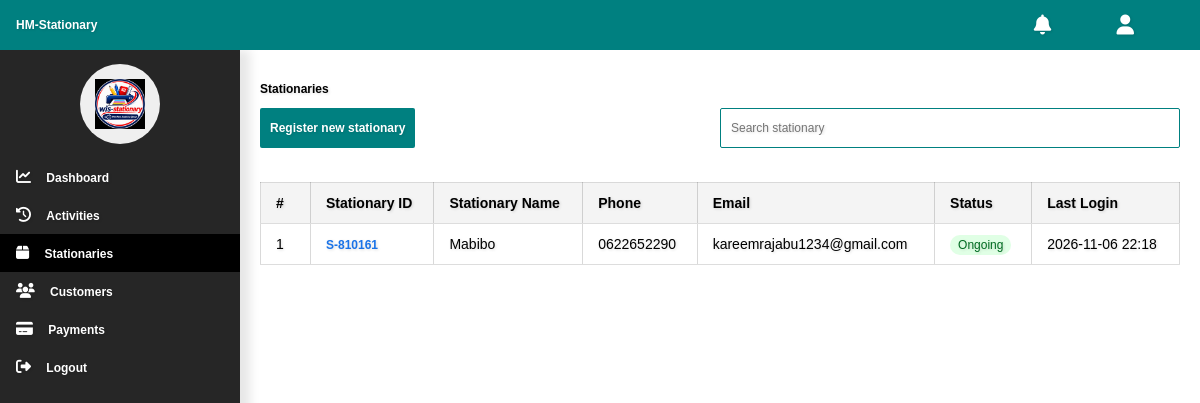
Before: /stationary/admin/stationaries/ (signed in) with the older database file.
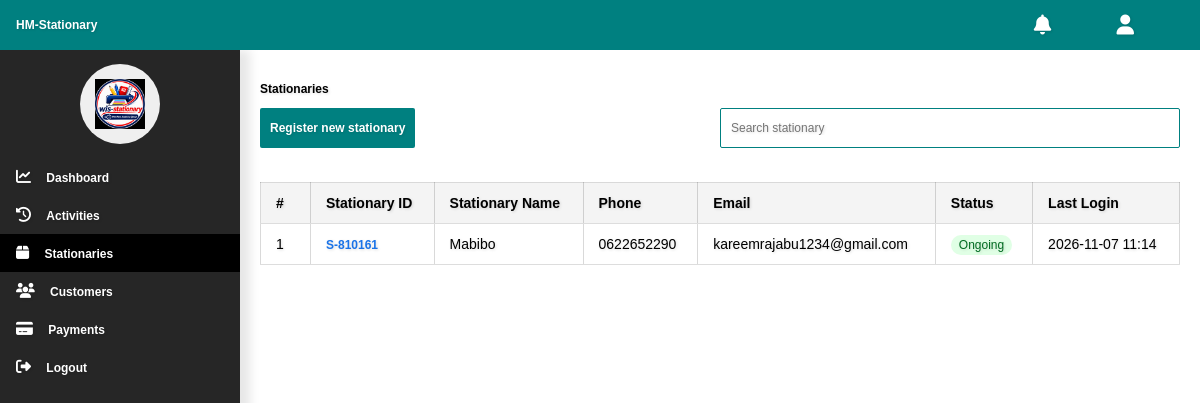
After: the same page with the newer database file.
### stationary_system/models/stationary.py (models this page shows, shortened)
class StationaryProfile(models.Model):
    user = models.OneToOneField(
        settings.AUTH_USER_MODEL,
        on_delete=models.CASCADE
    )
    stationary_name = models.CharField(max_length=100)
    phone = models.CharField(max_length=11, unique=True)
    email = models.EmailField(default='', blank=True)
    force_password_change = models.BooleanField(default=True)
    payment_no = models.CharField(max_length=10, unique=True, blank=False, null=False)
    payment_name = models.CharField(max_length=100, blank=False, null=False)
    reg_date = models.DateTimeField(auto_now_add=True)

### stationary_system/models/accounts.py (models this page shows, shortened)
class CustomUser(AbstractUser):
    phone = models.CharField(max_length=20, blank=True, null=True)
    stationary_id = models.CharField(max_length=20, blank=True, null=True)

### stationary_system/views/admin_views/stationaries.py (the view)
# urls.py: path('stationary/admin/stationaries/', stationaries.admin_stationaries, name='admin_stationaries'),
@login_required(login_url='login_page_admin')
def admin_stationaries(request):
    stationary_profiles = StationaryProfile.objects.select_related('user').all()
    return render(request, 'admin/stationaries.html', {
        'stationary_profiles': stationary_profiles
    })

### stationary_system/templates/admin/stationaries.html (shortened to what the changed rows need)
{% load static %}
<!DOCTYPE html>
<html lang="en">
<head>
    <link rel="stylesheet" href="https://cdnjs.cloudflare.com/ajax/libs/font-awesome/6.4.0/css/all.min.css">
    <link rel="stylesheet" href="{% static 'admin_css/dashboard.css' %}">
    <link rel="stylesheet" href="{% static 'admin_css/activities.css' %}">
</head>
<body>
    <div class="row-holder-1">
        <div class="content-holder-4">
            <div class="dash-content-5">
                <div class="activities-table-holder-6">
                    <br>
                    <div class="table-holder-9">
                        <table class="table-9" id="stationaryTable">
                            <thead>
                                <tr>
                                    <th class="index-9">#</th>
                                    <th>Stationary ID</th>
                                    <th>Stationary Name</th>
                                    <th>Phone</th>
                                    <th>Email</th>
                                    <th>Status</th>
                                    <th>Last Login</th>
                                </tr>
                            </thead>
                            <tbody>
                                {% for sp in stationary_profiles %}
                                <tr>
                                    <td class="index-9">{{ forloop.counter }}</td>
                                    <td>
                                        <a href="../preview_stationary/{{ sp.user.username }}" class="activity-link-9">
                                            {{ sp.user.username }}
                                        </a>
                                    </td>
                                    <td>{{ sp.user.first_name }}</td>
                                    <td>{{ sp.phone }}</td>
                                    <td>{{ sp.user.email }}</td>
                                    <td>
                                        {% if sp.user.is_active %}
                                        <span class="status-ongoing">Ongoing</span>
                                        {% else %}
                                        <span class="status-inactive">Inactive</span>
                                        {% endif %}
                                    </td>
                                    <td>{% if sp.user.last_login %}{{ sp.user.last_login|date:"Y-m-d H:i" }}
                                        {% else %}Never{% endif %}</td>
                                </tr>
                                {% empty %}
                                <tr>
                                    <td colspan="7">No stationary registered yet.</td>
                                </tr>
                                {% endfor %}
                            </tbody>
                        </table>
                    </div>
                    <br>
                </div>
            </div>
        </div>
    </div>
</body>
</html>

Changed rows visible on the page:
changed through a linked row, StationaryProfile "Mabibo": user.last_login "2026-11-06 22:18" → "2026-11-07 11:14"
